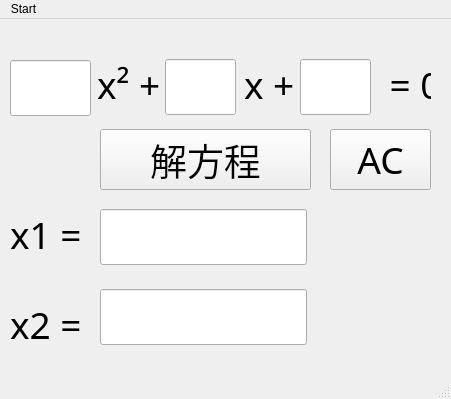
<?xml version="1.0" encoding="UTF-8"?>
<ui version="4.0">
 <class>MainWindow</class>
 <widget class="QMainWindow" name="MainWindow">
  <property name="geometry">
   <rect>
    <x>0</x>
    <y>0</y>
    <width>451</width>
    <height>399</height>
   </rect>
  </property>
  <property name="windowTitle">
   <string>MainWindow</string>
  </property>
  <widget class="QWidget" name="centralwidget">
   <widget class="QLineEdit" name="lineEdit_a">
    <property name="geometry">
     <rect>
      <x>10</x>
      <y>41</y>
      <width>81</width>
      <height>56</height>
     </rect>
    </property>
    <property name="sizePolicy">
     <sizepolicy hsizetype="Minimum" vsizetype="Fixed">
      <horstretch>0</horstretch>
      <verstretch>0</verstretch>
     </sizepolicy>
    </property>
    <property name="minimumSize">
     <size>
      <width>40</width>
      <height>40</height>
     </size>
    </property>
    <property name="font">
     <font>
      <family>Adobe Devanagari</family>
      <pointsize>28</pointsize>
     </font>
    </property>
    <property name="placeholderText">
     <string/>
    </property>
   </widget>
   <widget class="QLineEdit" name="lineEdit_b">
    <property name="geometry">
     <rect>
      <x>165</x>
      <y>40</y>
      <width>71</width>
      <height>56</height>
     </rect>
    </property>
    <property name="sizePolicy">
     <sizepolicy hsizetype="Minimum" vsizetype="Fixed">
      <horstretch>0</horstretch>
      <verstretch>0</verstretch>
     </sizepolicy>
    </property>
    <property name="minimumSize">
     <size>
      <width>40</width>
      <height>40</height>
     </size>
    </property>
    <property name="font">
     <font>
      <family>Adobe Devanagari</family>
      <pointsize>28</pointsize>
     </font>
    </property>
    <property name="placeholderText">
     <string/>
    </property>
   </widget>
   <widget class="QLineEdit" name="lineEdit_c">
    <property name="geometry">
     <rect>
      <x>300</x>
      <y>40</y>
      <width>71</width>
      <height>56</height>
     </rect>
    </property>
    <property name="sizePolicy">
     <sizepolicy hsizetype="Minimum" vsizetype="Fixed">
      <horstretch>0</horstretch>
      <verstretch>0</verstretch>
     </sizepolicy>
    </property>
    <property name="minimumSize">
     <size>
      <width>40</width>
      <height>40</height>
     </size>
    </property>
    <property name="font">
     <font>
      <family>Adobe Devanagari</family>
      <pointsize>28</pointsize>
     </font>
    </property>
    <property name="text">
     <string/>
    </property>
    <property name="placeholderText">
     <string/>
    </property>
   </widget>
   <widget class="QLabel" name="label">
    <property name="geometry">
     <rect>
      <x>97</x>
      <y>40</y>
      <width>62</width>
      <height>50</height>
     </rect>
    </property>
    <property name="minimumSize">
     <size>
      <width>50</width>
      <height>50</height>
     </size>
    </property>
    <property name="font">
     <font>
      <family>Adobe Devanagari</family>
      <pointsize>28</pointsize>
     </font>
    </property>
    <property name="text">
     <string>x² + </string>
    </property>
   </widget>
   <widget class="QLabel" name="label_2">
    <property name="geometry">
     <rect>
      <x>244</x>
      <y>40</y>
      <width>50</width>
      <height>50</height>
     </rect>
    </property>
    <property name="minimumSize">
     <size>
      <width>50</width>
      <height>50</height>
     </size>
    </property>
    <property name="font">
     <font>
      <family>Adobe Devanagari</family>
      <pointsize>28</pointsize>
     </font>
    </property>
    <property name="text">
     <string>x + </string>
    </property>
   </widget>
   <widget class="QLabel" name="label_3">
    <property name="geometry">
     <rect>
      <x>380</x>
      <y>40</y>
      <width>51</width>
      <height>50</height>
     </rect>
    </property>
    <property name="minimumSize">
     <size>
      <width>50</width>
      <height>50</height>
     </size>
    </property>
    <property name="font">
     <font>
      <family>Adobe Devanagari</family>
      <pointsize>28</pointsize>
     </font>
    </property>
    <property name="text">
     <string> = 0</string>
    </property>
   </widget>
   <widget class="QLabel" name="label_4">
    <property name="geometry">
     <rect>
      <x>10</x>
      <y>190</y>
      <width>80</width>
      <height>50</height>
     </rect>
    </property>
    <property name="minimumSize">
     <size>
      <width>80</width>
      <height>40</height>
     </size>
    </property>
    <property name="font">
     <font>
      <family>Adobe Devanagari</family>
      <pointsize>28</pointsize>
     </font>
    </property>
    <property name="text">
     <string>x1 = </string>
    </property>
   </widget>
   <widget class="QLabel" name="label_5">
    <property name="geometry">
     <rect>
      <x>10</x>
      <y>280</y>
      <width>80</width>
      <height>50</height>
     </rect>
    </property>
    <property name="minimumSize">
     <size>
      <width>80</width>
      <height>40</height>
     </size>
    </property>
    <property name="font">
     <font>
      <family>Adobe Devanagari</family>
      <pointsize>28</pointsize>
     </font>
    </property>
    <property name="text">
     <string>x2 = </string>
    </property>
   </widget>
   <widget class="QLineEdit" name="lineEdit_x1">
    <property name="geometry">
     <rect>
      <x>100</x>
      <y>190</y>
      <width>207</width>
      <height>56</height>
     </rect>
    </property>
    <property name="minimumSize">
     <size>
      <width>100</width>
      <height>40</height>
     </size>
    </property>
    <property name="font">
     <font>
      <family>Adobe Devanagari</family>
      <pointsize>28</pointsize>
     </font>
    </property>
   </widget>
   <widget class="QLineEdit" name="lineEdit_x2">
    <property name="geometry">
     <rect>
      <x>100</x>
      <y>270</y>
      <width>207</width>
      <height>56</height>
     </rect>
    </property>
    <property name="minimumSize">
     <size>
      <width>100</width>
      <height>40</height>
     </size>
    </property>
    <property name="font">
     <font>
      <family>Adobe Devanagari</family>
      <pointsize>28</pointsize>
     </font>
    </property>
   </widget>
   <widget class="QPushButton" name="pushButton_jie">
    <property name="geometry">
     <rect>
      <x>100</x>
      <y>110</y>
      <width>211</width>
      <height>61</height>
     </rect>
    </property>
    <property name="sizePolicy">
     <sizepolicy hsizetype="Fixed" vsizetype="Fixed">
      <horstretch>0</horstretch>
      <verstretch>0</verstretch>
     </sizepolicy>
    </property>
    <property name="minimumSize">
     <size>
      <width>100</width>
      <height>40</height>
     </size>
    </property>
    <property name="font">
     <font>
      <family>Adobe Devanagari</family>
      <pointsize>28</pointsize>
     </font>
    </property>
    <property name="text">
     <string>解方程</string>
    </property>
   </widget>
   <widget class="QPushButton" name="pushButton_AC">
    <property name="geometry">
     <rect>
      <x>330</x>
      <y>110</y>
      <width>101</width>
      <height>61</height>
     </rect>
    </property>
    <property name="minimumSize">
     <size>
      <width>60</width>
      <height>40</height>
     </size>
    </property>
    <property name="font">
     <font>
      <family>Adobe Devanagari</family>
      <pointsize>28</pointsize>
     </font>
    </property>
    <property name="text">
     <string>AC</string>
    </property>
   </widget>
  </widget>
  <widget class="QMenuBar" name="menubar">
   <property name="geometry">
    <rect>
     <x>0</x>
     <y>0</y>
     <width>451</width>
     <height>23</height>
    </rect>
   </property>
   <widget class="QMenu" name="menuStart">
    <property name="title">
     <string>Start</string>
    </property>
   </widget>
   <addaction name="menuStart"/>
  </widget>
  <widget class="QStatusBar" name="statusbar"/>
 </widget>
 <resources/>
 <connections/>
</ui>
